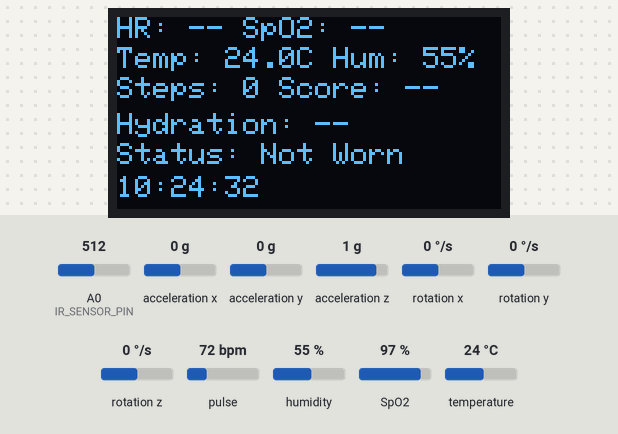
Recording of a sketch running on a simulated ESP8266 (NodeMCU). On the bench: 128×64 one-colour display. Inputs (shaded band) come from the test bench; at power-on: A0 (IR_SENSOR_PIN) = 512, pulse 72 bpm, temperature 24 °C, humidity 55 %, SpO2 97 %, acceleration x 0 g, acceleration y 0 g, acceleration z 1 g, rotation x 0 °/s, rotation y 0 °/s, rotation z 0 °/s. WiFi joins after 1.5 s; servers stay silent unless stated; uploads are accepted with an empty reply; the local clock reads 2024-03-15 10:24:30 at power-on unless the sketch sets it; random numbers use the default seed unless the sketch sets one; what the sketch prints to the serial monitor is not drawn.

Above: at 2.7 s.
2.8 s: A0 (IR_SENSOR_PIN) set to 486
At 4.3 s:
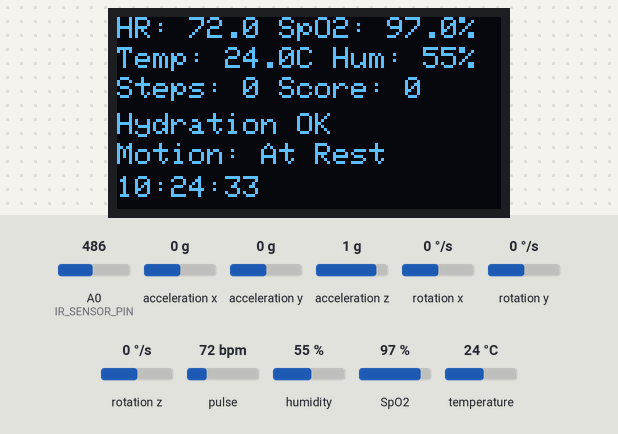
8.8 s: pulse set to 99 bpm
At 12.0 s:
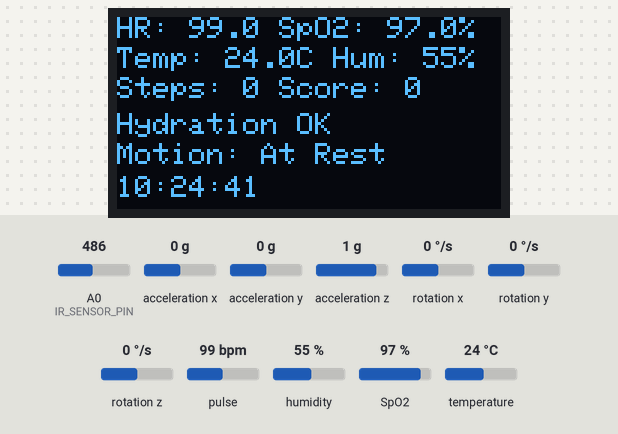
12.1 s: pulse set to 103 bpm
At 13.0 s:
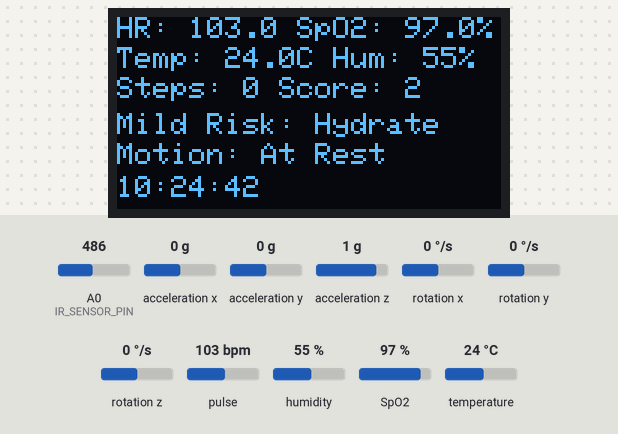
18.1 s: temperature set to 41 °C
At 21.4 s:
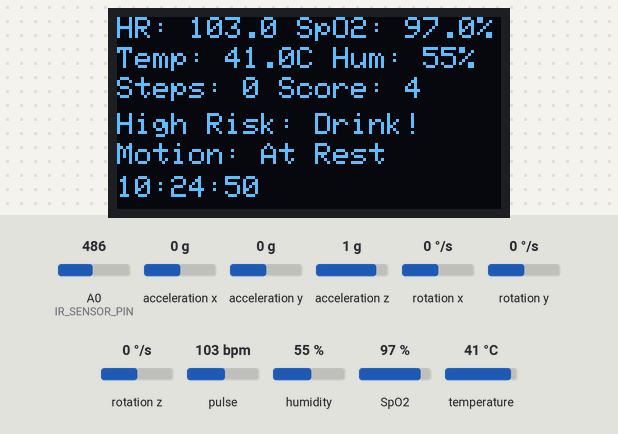
24.1 s: humidity set to 22 %
At 27.1 s:
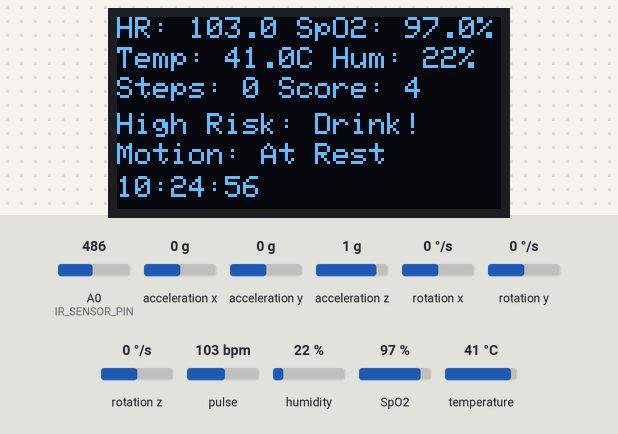
29.1 s: SpO2 set to 80 %
At 30.4 s:
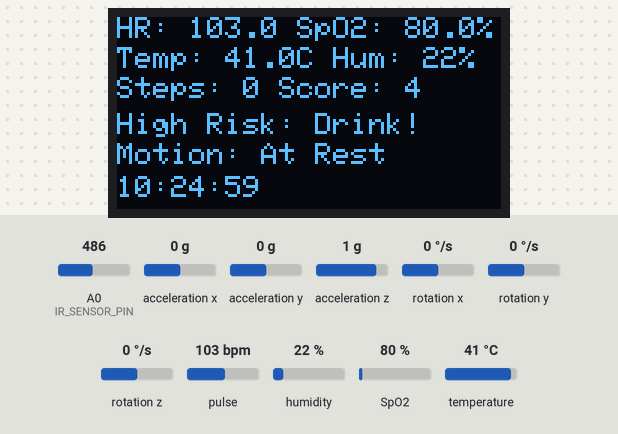
Timing chart, 0 to 32.1 s (numbered marks = the images above; inputs shaded):
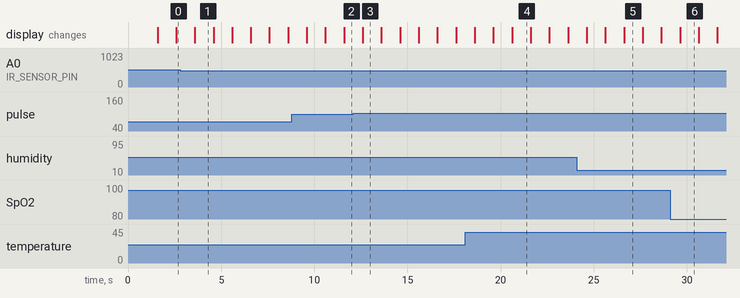

The sketch:

AI_watch.ino
```cpp
#include <Wire.h>
#include "MAX30100_PulseOximeter.h"
#include <Adafruit_GFX.h>
#include <Adafruit_SSD1306.h>
#include <MPU6050.h>
#include <ESP8266WiFi.h>
#include <ESP8266HTTPClient.h>
#include <ArduinoJson.h>
#include <time.h>
#include <DHT.h>

// OLED SPI pin mapping (for ESP8266)
#define OLED_MOSI D7  // D1 on OLED → SDA
#define OLED_CLK D5   // D0 on OLED → SCL
#define OLED_DC D3    // DC pin
#define OLED_CS D8    // CS pin
#define OLED_RESET D4 // RES pin

#define SCREEN_WIDTH 128
#define SCREEN_HEIGHT 64

// --- Define DHT Sensor Pin and Type ---
#define DHTPIN D6      // The pin you connected the DHT sensor to
#define DHTTYPE DHT11  // Or DHT22 if you are using that one

// --- NEW: Define IR Sensor Pin ---
#define IR_SENSOR_PIN A0  // The analog pin you connected the IR sensor to

Adafruit_SSD1306 oled(SCREEN_WIDTH, SCREEN_HEIGHT, &SPI, OLED_DC, OLED_RESET, OLED_CS);

PulseOximeter pox;
MPU6050 mpu;
DHT dht(DHTPIN, DHTTYPE); // Initialize the DHT sensor object

// WiFi credentials
const char *ssid = "Denis Wifi";
const char *password = "Dru143Mee";

// Backend server
const char *serverDataEndpoint = "http://10.97.207.133:3000/data";
// Backend server for AI queries
const char *aiServer = "http://10.97.207.133:3000/ask-ai";

// NTP settings
const char *ntpServer = "pool.ntp.org";
const long gmtOffset_sec = 19800;
const int daylightOffset_sec = 0;

uint32_t tsLastReport = 0;
bool beatDetected = false;
unsigned long lastStepTime = 0;
const unsigned long stepDebounceTime = 300;
int stepCount = 0;
String lastAIResponse = "";

// --- NEW: Global variables for new hydration logic ---
String hydrationAdvice = "Checking...";
int hydrationScore = 0;
float effectiveBPM = 0.0;

// --- MODIFIED: Replaced 'obstacleDetected' with stability logic ---
bool isWorn = true; // Start by assuming it's worn
int notWornCounter = 0;
const int NOT_WORN_THRESHOLD = 5; // Needs 5 'not worn' readings in a row

void onBeatDetected()
{
  Serial.println("Beat Detected!");
  beatDetected = true;
}

const unsigned char heartBitmap[] PROGMEM = {
    // ... (bitmap data unchanged) ...
    0x00, 0x00, 0x00, 0x00, 0x01, 0x80, 0x18, 0x00, 0x0f, 0x00, 0x7f, 0x00, 0x3f, 0xf9, 0xff, 0xc0,
    0x7f, 0xf9, 0xff, 0xc0, 0x7f, 0xff, 0xff, 0xe0, 0x7f, 0xff, 0xff, 0xe0, 0xff, 0xff, 0xff, 0xf0,
    0xff, 0xf7, 0xff, 0xf0, 0xff, 0xe7, 0xff, 0xf0, 0xff, 0xe7, 0xff, 0xf0, 0x7f, 0xdb, 0xff, 0xe0,
    0x7f, 0x9b, 0xff, 0xe0, 0x00, 0x3b, 0xc0, 0x00, 0x3f, 0xf9, 0x9f, 0xc0, 0x3f, 0xfd, 0xbf, 0xc0,
    0x1f, 0xfd, 0xbf, 0x80, 0x0f, 0xfd, 0x7f, 0x00, 0x07, 0xfe, 0x7e, 0x00, 0x03, 0xfe, 0xfc, 0x00,
    0x01, 0xff, 0xf8, 0x00, 0x00, 0xff, 0xf0, 0x00, 0x00, 0x7f, 0xe0, 0x00, 0x00, 0x3f, 0xc0, 0x00,
    0x00, 0x0f, 0x00, 0x00, 0x00, 0x06, 0x00, 0x00, 0x00, 0x00, 0x00, 0x00, 0x00, 0x00, 0x00, 0x00
};

void setup()
{
  Serial.begin(115200);
  Wire.begin();
  dht.begin(); // Initialize the DHT sensor

  // Initialize the IR Sensor pin
  pinMode(IR_SENSOR_PIN, INPUT);

  // --- THIS IS THE CORRECTED LINE ---
  if (!oled.begin(SSD1306_SWITCHCAPVCC))
  {
    Serial.println("SSD1306 allocation failed");
    for (;;)
      ;
  }

  mpu.initialize();
  if (!mpu.testConnection()) {
    Serial.println("MPU6050 connection failed!");
    while (1);
  }

  // Added the missing initialization for the MAX30100
  if (!pox.begin()) {
    Serial.println("MAX30100 failed to initialize!");
    while(1);
  }
  pox.setOnBeatDetectedCallback(onBeatDetected);

  oled.clearDisplay();
  oled.setTextSize(1);
  oled.setTextColor(SSD1306_WHITE);
  oled.setCursor(0, 0);
  oled.println("Connecting WiFi...");
  oled.display();

  WiFi.begin(ssid, password);
  while (WiFi.status() != WL_CONNECTED)
  {
    delay(500);
    Serial.print(".");
  }
  Serial.println("\nWiFi connected!");

  configTime(gmtOffset_sec, daylightOffset_sec, ntpServer);
}

void detectStep()
{
  // ... (function unchanged) ...
  int16_t ax, ay, az;
  mpu.getAcceleration(&ax, &ay, &az);
  float ax_g = ax / 16384.0;
  float ay_g = ay / 16384.0;
  float az_g = az / 16384.0;
  float accMagnitude = sqrt(ax_g * ax_g + ay_g * ay_g + az_g * az_g);
  static float prevMagnitude = 1.0;
  static bool stepPossible = false;
  if ((accMagnitude - prevMagnitude) > 0.25)
  {
    stepPossible = true;
  }
  if (stepPossible && (prevMagnitude - accMagnitude) > 0.25)
  {
    if (millis() - lastStepTime > stepDebounceTime)
    {
      stepCount++;
      lastStepTime = millis();
    }
    stepPossible = false;
  }
  prevMagnitude = accMagnitude;
}

String getFormattedTime()
{
  // ... (function unchanged) ...
  struct tm timeinfo;
  if (!getLocalTime(&timeinfo))
    return "Time N/A";
  char buffer[16];
  strftime(buffer, sizeof(buffer), "%H:%M:%S", &timeinfo);
  return String(buffer);
}

String getFormattedDate()
{
  // ... (function unchanged) ...
  struct tm timeinfo;
  if (!getLocalTime(&timeinfo))
    return "Date N/A";
  char buffer[20];
  strftime(buffer, sizeof(buffer), "%d %b %Y", &timeinfo);
  return String(buffer);
}

void askAI(String query)
{
  // ... (function unchanged) ...
}


// --- MODIFIED: Updated function to send new hydration score ---
void sendSensorDataToAI(float hr, float spo2, float temp, float humidity, float pressure, int steps, int hydraScore, String hydraAdvice, bool obstacle, String timeStr)
{
  if (WiFi.status() == WL_CONNECTED)
  {
    HTTPClient http;
    WiFiClient client;
    http.begin(client, serverDataEndpoint);
    http.addHeader("Content-Type", "application/json");

    StaticJsonDocument<512> doc;
    doc["heartRate"] = hr;
    doc["spo2"] = spo2;
    doc["temperature"] = temp;
    doc["humidity"] = humidity;
    doc["pressure"] = pressure;
    doc["steps"] = steps;
    doc["hydrationScore"] = hydraScore; // NEW
    doc["hydrationAdvice"] = hydraAdvice; // MODIFIED
    doc["obstacle"] = obstacle;      // This now represents 'wear status'
    doc["time"] = timeStr;

    String requestBody;
    serializeJson(doc, requestBody);

    int code = http.POST(requestBody);
    Serial.print("Data POST status: ");
    Serial.println(code);

    http.end();
  }
  else
  {
    Serial.println("WiFi not connected, skipping POST");
  }
}

// --- NEW 'void loop()' FUNCTION WITH UPDATED DISPLAY LAYOUT ---
void loop()
{
  pox.update();
  detectStep();

  static unsigned long lastDisplayUpdate = 0;
  static unsigned long lastPostUpdate = 0;
  static int lastStepCount = 0; // To check if user is moving
  unsigned long currentMillis = millis();
  bool moving = false; // --- NEW: 'moving' is now visible to display logic ---

  float bpm = pox.getHeartRate();
  float spo2 = pox.getSpO2();

  // --- Read from DHT Sensor ---
  float temp = dht.readTemperature(); // Reads temperature in Celsius
  float humidity = dht.readHumidity();

  if (isnan(temp) || isnan(humidity)) {
    Serial.println("Failed to read from DHT sensor!");
    temp = 25.0;     // Use a default value if read fails
    humidity = 50.0; // Use a default value if read fails
  }

  // --- MODIFIED: Read from IR Sensor (with stability logic) ---
  int irValue = analogRead(IR_SENSOR_PIN);
  if (irValue < 500) {
    // Device is worn
    isWorn = true;
    notWornCounter = 0; // Reset the counter
  } else {
    // Device might not be worn
    notWornCounter++; // Increment the counter
    if (notWornCounter > NOT_WORN_THRESHOLD) {
      isWorn = false; // Only set to 'not worn' after 5 bad readings
    }
  }

  // fallback for sensors you don't have
  float pressure = random(950, 1050); // Kept your random pressure

  // --- MODIFIED: Use new 'isWorn' variable ---
  // Use default values only if the device is worn and sensors fail
  if (isWorn) {
    if (bpm == 0.0)
      bpm = random(60, 100);
    if (spo2 == 0.0)
      spo2 = random(95, 100);
  }


  // =======================================================
  // --- NEW HYDRATION LOGIC (Implementations #1, 2, 3, 4) ---
  // =======================================================

  // --- MODIFIED: Use new 'isWorn' variable ---
  // 4. Integrate IR Sensor for Context Awareness
  if (!isWorn) {
    hydrationAdvice = "Hydration: --"; // --- MODIFIED: Advice no longer shows "not worn"
    hydrationScore = 0; // Reset score
    bpm = 0.0;          // Clear stale data
    spo2 = 0.0;         // Clear stale data
  }
  else {
    // --- Device IS worn, proceed with logic ---

    moving = (stepCount != lastStepCount); // --- MODIFIED: Assign to loop-scoped variable
    lastStepCount = stepCount;

    // 1. Integrate Motion Filtering
    effectiveBPM = bpm; // Using raw BPM for this example
    // This logic ensures only *resting* high heart rate is flagged
    bool highRestingHR = (effectiveBPM > 100 && !moving);

    // 2. Add Environmental Load Index
    float heatStressIndex = (0.8 * temp) + (humidity * 0.1) - ((pressure - 1013) * 0.05);
    int envRiskLevel = 0;

    if (heatStressIndex > 35) envRiskLevel = 2; // High risk
    else if (heatStressIndex > 30) envRiskLevel = 1; // Mild risk
    else envRiskLevel = 0; // Normal

    // 3. Combine All Factors — Weighted Risk Model
    hydrationScore = 0; // Reset score
    if (envRiskLevel == 2) hydrationScore += 2;
    if (highRestingHR) hydrationScore += 2;
    if (moving && temp > 32) hydrationScore += 1; // Sweating loss factor

    // Convert to advice (Shortened strings to fit OLED)
    if (hydrationScore >= 3)
      hydrationAdvice = "High Risk: Drink!";
    else if (hydrationScore == 2)
      hydrationAdvice = "Mild Risk: Hydrate";
    else
      hydrationAdvice = "Hydration OK";
  }
  // --- End of New Hydration Logic ---


  // --- Display Update Logic ---
  if (currentMillis - lastDisplayUpdate > 1000)
  {
    lastDisplayUpdate = currentMillis;

    oled.clearDisplay();
    oled.setTextSize(1);
    oled.setTextColor(SSD1306_WHITE);

    oled.setCursor(0, 0);
    oled.print("HR: ");
    // --- MODIFIED: Use new 'isWorn' variable ---
    // Only print HR/SpO2 if device is worn
    if (isWorn) {
      oled.print(bpm, 1);
      oled.print(" SpO2: ");
      oled.print(spo2, 1);
      oled.print("%");
    } else {
      oled.print("-- SpO2: --");
    }

    oled.setCursor(0, 10);
    oled.print("Temp: ");
    oled.print(temp, 1);
    oled.print("C Hum: ");
    oled.print(humidity, 0);
    oled.print("%");

    // --- MODIFIED: y=20 (Steps + Score) ---
    oled.setCursor(0, 20);
    oled.print("Steps: ");
    oled.print(stepCount);
    oled.print(" Score: ");
    if (isWorn) {
        oled.print(hydrationScore);
    } else {
        oled.print("--");
    }

    // --- MODIFIED: y=32 (Hydration Advice) ---
    oled.setCursor(0, 32);
    oled.setTextSize(1);
    if (hydrationScore >= 3) { // Special formatting for high risk
       // You could add oled.invertDisplay(true) here for alerts
    }
    oled.print(hydrationAdvice);
    // oled.invertDisplay(false); // Turn off inversion if you used it

    // --- MODIFIED: y=42 (Device Status) ---
    oled.setCursor(0, 42);
    if (isWorn) {
        if (moving) {
            oled.print("Motion: Detected");
        } else {
            oled.print("Motion: At Rest");
        }
    } else {
        oled.print("Status: Not Worn");
    }

    oled.setCursor(0, 53);
    oled.print(getFormattedTime());

    oled.display();
  }

  // --- Data POST Logic ---
  if (currentMillis - lastPostUpdate > 1000)
  {
    lastPostUpdate = currentMillis;
    // --- MODIFIED: Send all new data (including score and new 'isWorn' variable) to the server ---
    sendSensorDataToAI(bpm, spo2, temp, humidity, pressure, stepCount, hydrationScore, hydrationAdvice, isWorn, getFormattedTime());
  }
}
```

Measured:
- the behaviour switches between 500 and 499 on A0 (IR_SENSOR_PIN) (found by bisection; images 0 and 1)
- the behaviour switches between 100 and 101 bpm on pulse (found by bisection; images 2 and 3)
- what the display in image 1 shows lasts 1.0 s, from 3.6 s to 4.6 s
